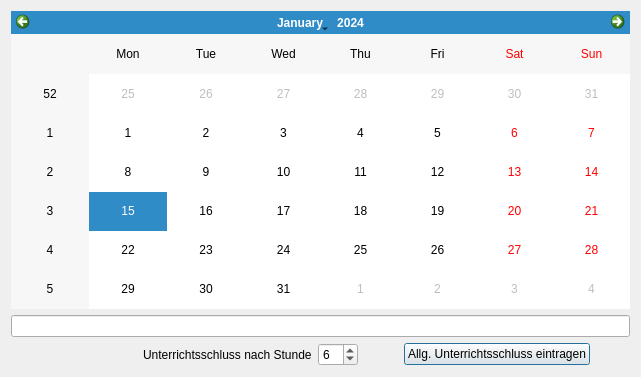
<?xml version="1.0" encoding="UTF-8"?>
<ui version="4.0">
 <class>Dialog</class>
 <widget class="QDialog" name="Dialog">
  <property name="geometry">
   <rect>
    <x>0</x>
    <y>0</y>
    <width>641</width>
    <height>377</height>
   </rect>
  </property>
  <property name="windowTitle">
   <string>Dialog</string>
  </property>
  <layout class="QVBoxLayout" name="verticalLayout">
   <item>
    <widget class="QCalendarWidget" name="calendarWidget"/>
   </item>
   <item>
    <widget class="QLineEdit" name="le_bemerkung"/>
   </item>
   <item>
    <layout class="QHBoxLayout" name="horizontalLayout">
     <item>
      <spacer name="horizontalSpacer_4">
       <property name="orientation">
        <enum>Qt::Horizontal</enum>
       </property>
       <property name="sizeType">
        <enum>QSizePolicy::Minimum</enum>
       </property>
       <property name="sizeHint" stdset="0">
        <size>
         <width>40</width>
         <height>20</height>
        </size>
       </property>
      </spacer>
     </item>
     <item>
      <spacer name="horizontalSpacer">
       <property name="orientation">
        <enum>Qt::Horizontal</enum>
       </property>
       <property name="sizeHint" stdset="0">
        <size>
         <width>40</width>
         <height>20</height>
        </size>
       </property>
      </spacer>
     </item>
     <item>
      <widget class="QLabel" name="label">
       <property name="font">
        <font>
         <pointsize>9</pointsize>
        </font>
       </property>
       <property name="text">
        <string>Unterrichtsschluss nach Stunde</string>
       </property>
      </widget>
     </item>
     <item>
      <widget class="QSpinBox" name="sb_abStunde">
       <property name="font">
        <font>
         <pointsize>9</pointsize>
        </font>
       </property>
       <property name="minimum">
        <number>0</number>
       </property>
       <property name="maximum">
        <number>11</number>
       </property>
       <property name="value">
        <number>6</number>
       </property>
      </widget>
     </item>
     <item>
      <spacer name="horizontalSpacer_3">
       <property name="orientation">
        <enum>Qt::Horizontal</enum>
       </property>
       <property name="sizeType">
        <enum>QSizePolicy::Minimum</enum>
       </property>
       <property name="sizeHint" stdset="0">
        <size>
         <width>40</width>
         <height>20</height>
        </size>
       </property>
      </spacer>
     </item>
     <item>
      <widget class="QPushButton" name="btn_eintragen">
       <property name="font">
        <font>
         <pointsize>9</pointsize>
        </font>
       </property>
       <property name="text">
        <string>Allg. Unterrichtsschluss eintragen</string>
       </property>
      </widget>
     </item>
     <item>
      <spacer name="horizontalSpacer_2">
       <property name="orientation">
        <enum>Qt::Horizontal</enum>
       </property>
       <property name="sizeType">
        <enum>QSizePolicy::Minimum</enum>
       </property>
       <property name="sizeHint" stdset="0">
        <size>
         <width>40</width>
         <height>20</height>
        </size>
       </property>
      </spacer>
     </item>
    </layout>
   </item>
  </layout>
 </widget>
 <resources/>
 <connections/>
</ui>
